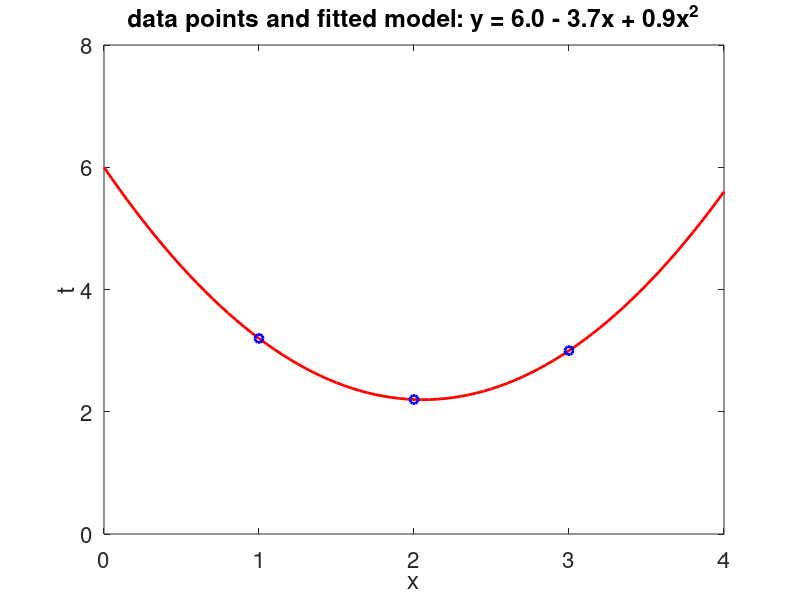

Write MATLAB code to recreate this figure.
clear all
close all

xdata = [1,2,3];
ydata = [3.2,2.2,3.0];

x = 0:.05:4;
y = 6.0 - 3.7*x + 0.9*x.^2;

figure(1)
plot(x,y,'red','LineWidth',2)
hold all
plot(xdata,ydata,'o','Color','blue','LineWidth',2)
axis([0 4 0 8])
xlabel('x','FontSize',16)
ylabel('t','FontSize',16)
title('data points and fitted model: y = 6.0 - 3.7x + 0.9x^2','FontSize',16)
set(gca,'FontSize',16)
hold off